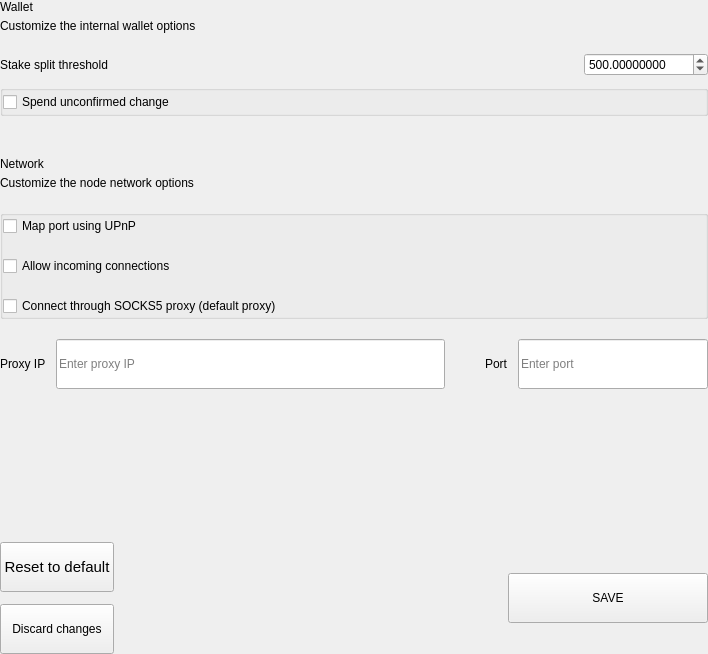
<?xml version="1.0" encoding="UTF-8"?>
<ui version="4.0">
 <class>SettingsWalletOptionsWidget</class>
 <widget class="QWidget" name="SettingsWalletOptionsWidget">
  <property name="geometry">
   <rect>
    <x>0</x>
    <y>0</y>
    <width>708</width>
    <height>654</height>
   </rect>
  </property>
  <property name="windowTitle">
   <string>Form</string>
  </property>
  <layout class="QVBoxLayout" name="verticalLayout">
   <property name="spacing">
    <number>0</number>
   </property>
   <property name="leftMargin">
    <number>0</number>
   </property>
   <property name="topMargin">
    <number>0</number>
   </property>
   <property name="rightMargin">
    <number>0</number>
   </property>
   <property name="bottomMargin">
    <number>0</number>
   </property>
   <item>
    <widget class="QWidget" name="left" native="true">
     <property name="sizePolicy">
      <sizepolicy hsizetype="Preferred" vsizetype="Minimum">
       <horstretch>0</horstretch>
       <verstretch>0</verstretch>
      </sizepolicy>
     </property>
     <property name="minimumSize">
      <size>
       <width>0</width>
       <height>550</height>
      </size>
     </property>
     <layout class="QVBoxLayout" name="verticalLayout_1">
      <property name="leftMargin">
       <number>0</number>
      </property>
      <property name="topMargin">
       <number>0</number>
      </property>
      <property name="rightMargin">
       <number>0</number>
      </property>
      <property name="bottomMargin">
       <number>0</number>
      </property>
      <item>
       <layout class="QVBoxLayout" name="verticalLayout_2">
        <property name="spacing">
         <number>0</number>
        </property>
        <item>
         <layout class="QHBoxLayout" name="horizontalLayout">
          <property name="spacing">
           <number>0</number>
          </property>
          <item>
           <layout class="QVBoxLayout" name="verticalLayoutTitle">
            <property name="spacing">
             <number>5</number>
            </property>
            <item>
             <widget class="QLabel" name="labelTitle">
              <property name="text">
               <string>Wallet</string>
              </property>
             </widget>
            </item>
            <item>
             <widget class="QLabel" name="labelSubtitle1">
              <property name="text">
               <string>Customize the internal wallet options</string>
              </property>
              <property name="wordWrap">
               <bool>true</bool>
              </property>
             </widget>
            </item>
           </layout>
          </item>
         </layout>
        </item>
        <item>
         <spacer name="verticalSpacer">
          <property name="orientation">
           <enum>Qt::Vertical</enum>
          </property>
          <property name="sizeType">
           <enum>QSizePolicy::Fixed</enum>
          </property>
          <property name="sizeHint" stdset="0">
           <size>
            <width>20</width>
            <height>20</height>
           </size>
          </property>
         </spacer>
        </item>
        <item>
         <layout class="QHBoxLayout" name="horizontalLayout_1">
          <property name="bottomMargin">
           <number>9</number>
          </property>
          <item>
           <widget class="QLabel" name="labelTitleStake">
            <property name="text">
             <string>Stake split threshold</string>
            </property>
           </widget>
          </item>
          <item>
           <spacer name="horizontalSpacer">
            <property name="orientation">
             <enum>Qt::Horizontal</enum>
            </property>
            <property name="sizeHint" stdset="0">
             <size>
              <width>40</width>
              <height>20</height>
             </size>
            </property>
           </spacer>
          </item>
          <item>
           <widget class="QDoubleSpinBox" name="spinBoxStakeSplitThreshold">
            <property name="decimals">
             <number>8</number>
            </property>
            <property name="minimum">
             <double>0.000000000000000</double>
            </property>
            <property name="maximum">
             <double>999999.000000000000000</double>
            </property>
            <property name="value">
             <double>500.000000000000000</double>
            </property>
           </widget>
          </item>
         </layout>
        </item>
        <item>
         <widget class="QGroupBox" name="groupBox">
          <property name="title">
           <string/>
          </property>
          <layout class="QVBoxLayout" name="verticalLayout_3">
           <property name="spacing">
            <number>20</number>
           </property>
           <property name="leftMargin">
            <number>0</number>
           </property>
           <property name="topMargin">
            <number>0</number>
           </property>
           <property name="rightMargin">
            <number>0</number>
           </property>
           <property name="bottomMargin">
            <number>0</number>
           </property>
           <item>
            <widget class="QCheckBox" name="radioButtonSpend">
             <property name="text">
              <string>Spend unconfirmed change</string>
             </property>
            </widget>
           </item>
          </layout>
         </widget>
        </item>
        <item>
         <spacer name="verticalSpacer_1">
          <property name="orientation">
           <enum>Qt::Vertical</enum>
          </property>
          <property name="sizeType">
           <enum>QSizePolicy::Fixed</enum>
          </property>
          <property name="sizeHint" stdset="0">
           <size>
            <width>20</width>
            <height>20</height>
           </size>
          </property>
         </spacer>
        </item>
        <item>
         <widget class="QLabel" name="labelDivider">
          <property name="minimumSize">
           <size>
            <width>0</width>
            <height>1</height>
           </size>
          </property>
          <property name="maximumSize">
           <size>
            <width>16777215</width>
            <height>1</height>
           </size>
          </property>
          <property name="text">
           <string/>
          </property>
         </widget>
        </item>
        <item>
         <spacer name="verticalSpacer_2">
          <property name="orientation">
           <enum>Qt::Vertical</enum>
          </property>
          <property name="sizeType">
           <enum>QSizePolicy::Fixed</enum>
          </property>
          <property name="sizeHint" stdset="0">
           <size>
            <width>20</width>
            <height>20</height>
           </size>
          </property>
         </spacer>
        </item>
        <item>
         <layout class="QHBoxLayout" name="horizontalLayout_2">
          <property name="spacing">
           <number>0</number>
          </property>
          <item>
           <layout class="QVBoxLayout" name="verticalLayoutTitle_1">
            <property name="spacing">
             <number>5</number>
            </property>
            <item>
             <widget class="QLabel" name="labelTitleNetwork">
              <property name="text">
               <string>Network</string>
              </property>
             </widget>
            </item>
            <item>
             <widget class="QLabel" name="labelSubtitleNetwork">
              <property name="text">
               <string>Customize the node network options</string>
              </property>
              <property name="wordWrap">
               <bool>true</bool>
              </property>
             </widget>
            </item>
           </layout>
          </item>
         </layout>
        </item>
        <item>
         <spacer name="verticalSpacer_3">
          <property name="orientation">
           <enum>Qt::Vertical</enum>
          </property>
          <property name="sizeType">
           <enum>QSizePolicy::Fixed</enum>
          </property>
          <property name="sizeHint" stdset="0">
           <size>
            <width>20</width>
            <height>20</height>
           </size>
          </property>
         </spacer>
        </item>
        <item>
         <widget class="QGroupBox" name="groupBox_1">
          <property name="title">
           <string/>
          </property>
          <layout class="QVBoxLayout" name="verticalLayout_4">
           <property name="spacing">
            <number>20</number>
           </property>
           <property name="leftMargin">
            <number>0</number>
           </property>
           <property name="topMargin">
            <number>0</number>
           </property>
           <property name="rightMargin">
            <number>0</number>
           </property>
           <property name="bottomMargin">
            <number>0</number>
           </property>
           <item>
            <widget class="QCheckBox" name="checkBoxMap">
             <property name="text">
              <string>Map port using UPnP</string>
             </property>
            </widget>
           </item>
           <item>
            <widget class="QCheckBox" name="checkBoxAllow">
             <property name="text">
              <string>Allow incoming connections</string>
             </property>
            </widget>
           </item>
           <item>
            <widget class="QCheckBox" name="checkBoxConnect">
             <property name="text">
              <string>Connect through SOCKS5 proxy (default proxy)</string>
             </property>
            </widget>
           </item>
          </layout>
         </widget>
        </item>
        <item>
         <spacer name="verticalSpacer_4">
          <property name="orientation">
           <enum>Qt::Vertical</enum>
          </property>
          <property name="sizeType">
           <enum>QSizePolicy::Fixed</enum>
          </property>
          <property name="sizeHint" stdset="0">
           <size>
            <width>20</width>
            <height>20</height>
           </size>
          </property>
         </spacer>
        </item>
        <item>
         <layout class="QHBoxLayout" name="horizontalLayout_3" stretch="2,0,1">
          <property name="spacing">
           <number>0</number>
          </property>
          <item>
           <layout class="QHBoxLayout" name="horizontalLayout_4">
            <property name="spacing">
             <number>10</number>
            </property>
            <item>
             <widget class="QLabel" name="labelSubtitleProxy">
              <property name="text">
               <string>Proxy IP</string>
              </property>
             </widget>
            </item>
            <item>
             <widget class="QLineEdit" name="lineEditProxy">
              <property name="minimumSize">
               <size>
                <width>0</width>
                <height>50</height>
               </size>
              </property>
              <property name="maximumSize">
               <size>
                <width>16777215</width>
                <height>50</height>
               </size>
              </property>
              <property name="placeholderText">
               <string>Enter proxy IP</string>
              </property>
             </widget>
            </item>
           </layout>
          </item>
          <item>
           <spacer name="horizontalSpacer_1">
            <property name="orientation">
             <enum>Qt::Horizontal</enum>
            </property>
            <property name="sizeHint" stdset="0">
             <size>
              <width>40</width>
              <height>20</height>
             </size>
            </property>
           </spacer>
          </item>
          <item>
           <layout class="QHBoxLayout" name="horizontalLayout_5">
            <property name="spacing">
             <number>10</number>
            </property>
            <item>
             <widget class="QLabel" name="labelSubtitlePort">
              <property name="text">
               <string>Port</string>
              </property>
             </widget>
            </item>
            <item>
             <widget class="QLineEdit" name="lineEditPort">
              <property name="minimumSize">
               <size>
                <width>0</width>
                <height>50</height>
               </size>
              </property>
              <property name="maximumSize">
               <size>
                <width>16777215</width>
                <height>50</height>
               </size>
              </property>
              <property name="placeholderText">
               <string>Enter port</string>
              </property>
             </widget>
            </item>
           </layout>
          </item>
         </layout>
        </item>
        <item>
         <spacer name="verticalSpacer_5">
          <property name="orientation">
           <enum>Qt::Vertical</enum>
          </property>
          <property name="sizeHint" stdset="0">
           <size>
            <width>20</width>
            <height>40</height>
           </size>
          </property>
         </spacer>
        </item>
        <item>
         <layout class="QHBoxLayout" name="horizontalLayout_6">
          <property name="spacing">
           <number>12</number>
          </property>
          <property name="sizeConstraint">
           <enum>QLayout::SetDefaultConstraint</enum>
          </property>
          <item>
           <layout class="QVBoxLayout" name="verticalLayout_5">
            <property name="leftMargin">
             <number>0</number>
            </property>
            <item>
             <widget class="QPushButton" name="pushButtonReset">
              <property name="sizePolicy">
               <sizepolicy hsizetype="Minimum" vsizetype="Fixed">
                <horstretch>0</horstretch>
                <verstretch>0</verstretch>
               </sizepolicy>
              </property>
              <property name="minimumSize">
               <size>
                <width>0</width>
                <height>50</height>
               </size>
              </property>
              <property name="maximumSize">
               <size>
                <width>16777215</width>
                <height>16777215</height>
               </size>
              </property>
              <property name="font">
               <font>
                <pointsize>11</pointsize>
               </font>
              </property>
              <property name="focusPolicy">
               <enum>Qt::NoFocus</enum>
              </property>
              <property name="text">
               <string>Reset to default</string>
              </property>
             </widget>
            </item>
            <item>
             <widget class="QPushButton" name="pushButtonClean">
              <property name="minimumSize">
               <size>
                <width>0</width>
                <height>50</height>
               </size>
              </property>
              <property name="focusPolicy">
               <enum>Qt::NoFocus</enum>
              </property>
              <property name="text">
               <string>Discard changes</string>
              </property>
             </widget>
            </item>
           </layout>
          </item>
          <item>
           <spacer name="horizontalSpacer_2">
            <property name="orientation">
             <enum>Qt::Horizontal</enum>
            </property>
            <property name="sizeType">
             <enum>QSizePolicy::Expanding</enum>
            </property>
            <property name="sizeHint" stdset="0">
             <size>
              <width>40</width>
              <height>20</height>
             </size>
            </property>
           </spacer>
          </item>
          <item>
           <widget class="QPushButton" name="pushButtonSave">
            <property name="minimumSize">
             <size>
              <width>200</width>
              <height>50</height>
             </size>
            </property>
            <property name="maximumSize">
             <size>
              <width>200</width>
              <height>50</height>
             </size>
            </property>
            <property name="focusPolicy">
             <enum>Qt::NoFocus</enum>
            </property>
            <property name="text">
             <string>SAVE</string>
            </property>
           </widget>
          </item>
         </layout>
        </item>
       </layout>
      </item>
     </layout>
    </widget>
   </item>
  </layout>
 </widget>
 <resources/>
 <connections/>
</ui>
